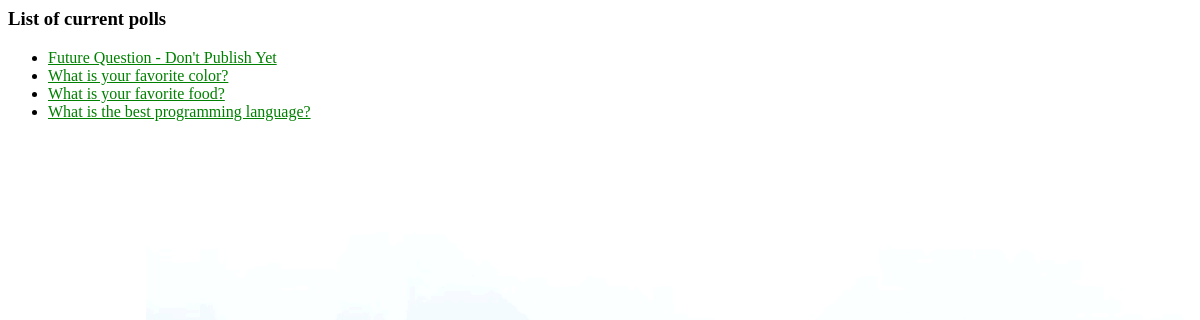
/polls/, run on an earlier commit of the app's database.
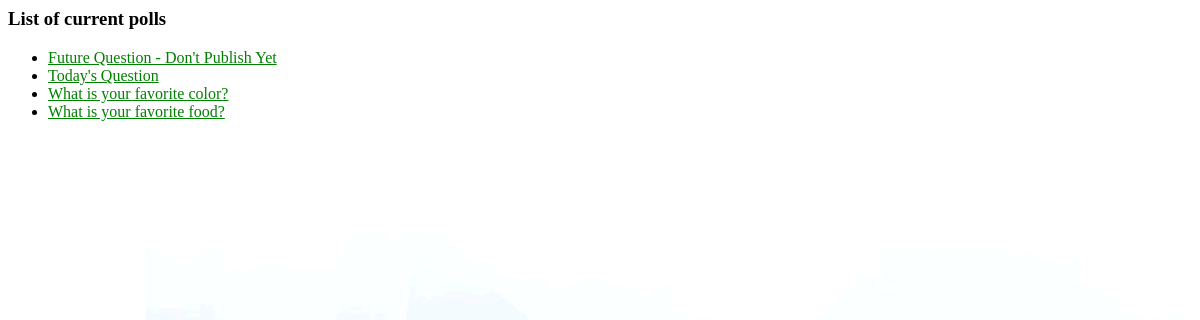
And on a later commit of the database.
### polls/models.py (models this page shows, shortened)
class Question(models.Model):
    question_text = models.CharField(max_length=200)
    pub_date = models.DateTimeField('date published')
    def was_published_recently(self):
        now = timezone.now()
        return now - datetime.timedelta(days=1) <= self.pub_date <= now
    was_published_recently.admin_order_field = 'pub_date'
    was_published_recently.boolean = True
    was_published_recently.short_description = 'Published Recently?'

### polls/views.py (the view)
def index(request):
    latest_question_list = Question.objects.order_by('-pub_date')[:4]
    context = {
        'latest_question_list': latest_question_list
    }
    return render(request, 'polls/index.html', context)

### polls/templates/polls/index.html
{% load static %}
<link rel="stylesheet" type="text/css" href="{% static 'polls/style.css' %}" />
<h3>List of current polls</h3>
{% if latest_question_list %}
    <ul>
        {% for question in latest_question_list %}
            <li><a href="{% url 'polls:detail' question.id %}">{{ question.question_text }}</a></li>
        {% endfor %}
    </ul>
{% else %}
    <p>No polls are available.</p>
{% endif %}

What changed in the data, as far as the page shows it:
no longer on this page (row unchanged): Question: question_text "What is the best programming language?"
added Question: question_text "Today's Question"
